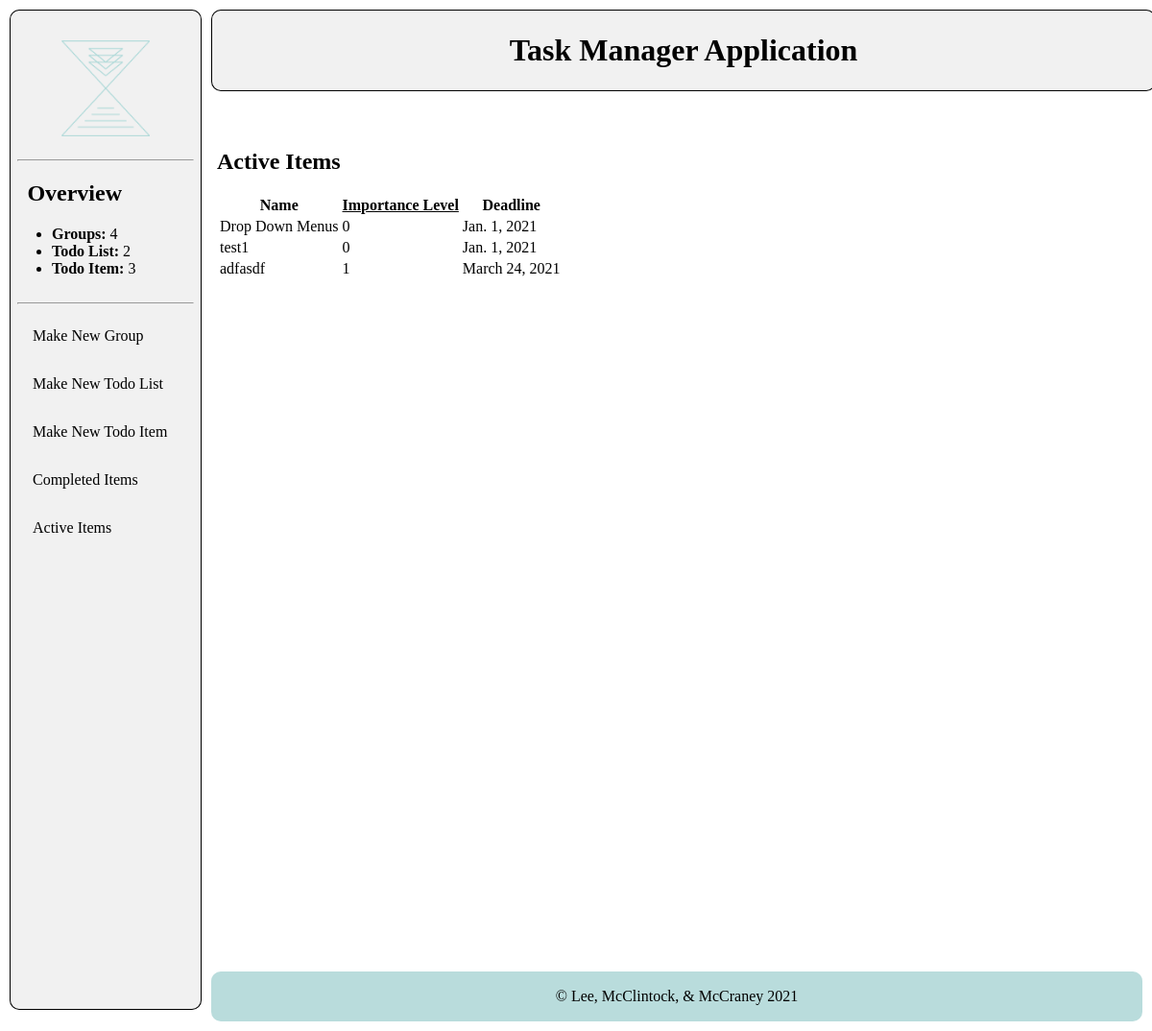
The page /uncompleted on the database as committed earlier.
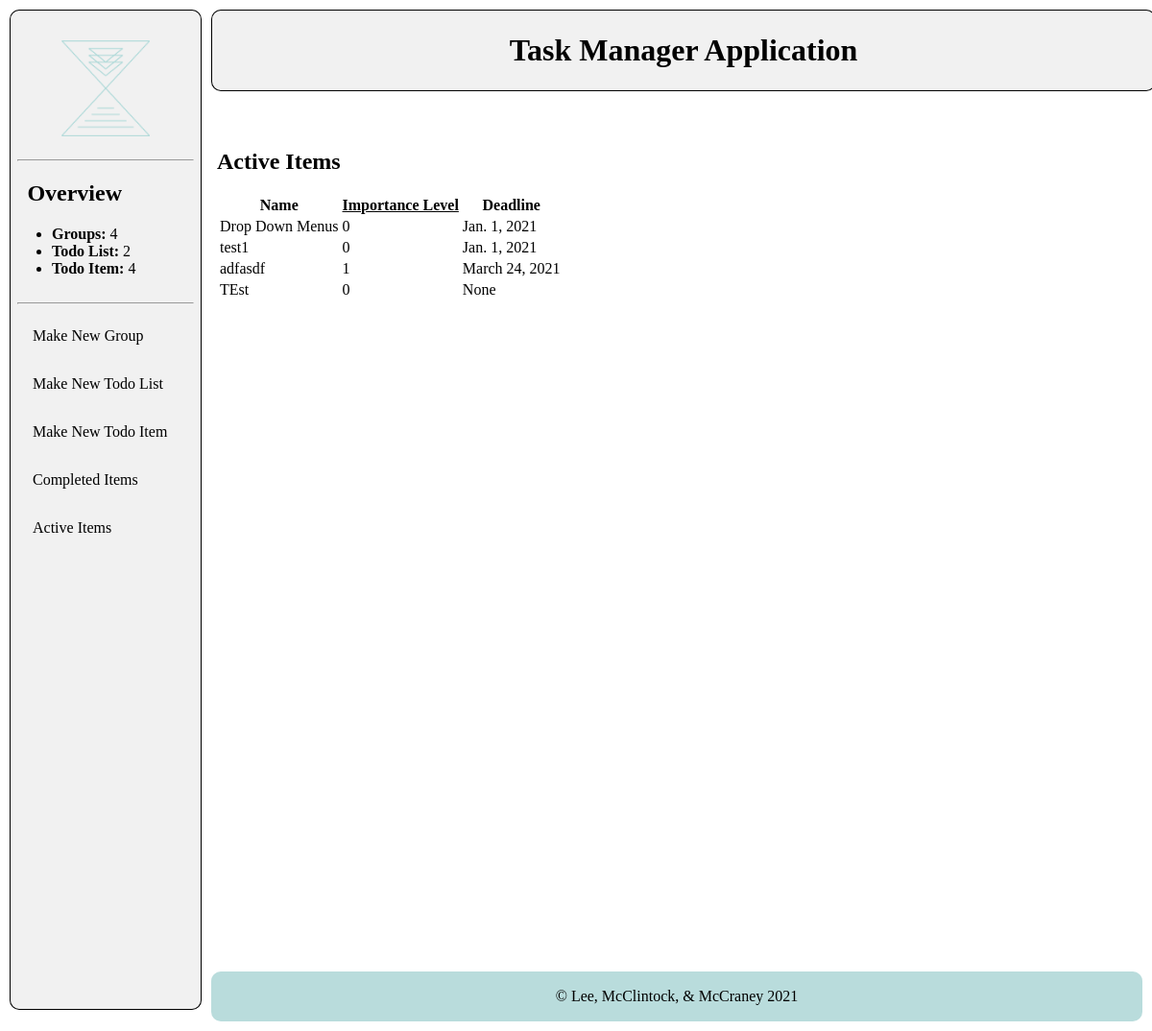
The same page on the database as committed later.
### calendarApp/models.py (models this page shows, shortened)
class TodoItem(models.Model):
    CHOICES = [(i,i) for i in range(4)]
    todoList = models.ForeignKey(TodoList, on_delete=models.CASCADE)
    name = models.CharField(max_length=200)
    description = models.CharField(max_length=200, blank=True)
    completed = models.BooleanField(default=False)
    completedDate = models.DateField(null=True, blank=True)
    deadline = models.DateField(null=True, blank=True)
    importanceLevel = models.IntegerField(default=0, choices=CHOICES)

### calendarApp/views.py (the view)
# urls.py: path("uncompleted", views.uncompletedItems, name="uncompletedItems"),
def uncompletedItems(request):
    todoItems = TodoItem.objects.all().filter(completed=False)
    return render(request, "uncompletedItems.html", {"todoItems": todoItems})

### calendarApp/models.py (called while the page is built)
    def __str__(self):
        return self.name

    def __str__(self):
        return self.name

### calendarSite/context_processors.py (called while the page is built)
def count(request):
    return {
        'num_Group': Group.objects.all().count(),
        'num_TodoList': TodoList.objects.all().count(),
        'num_TodoItem': TodoItem.objects.filter(completed=False).count(),
    }

### calendarApp/templates/uncompletedItems.html (shortened to what this page needs)
{% extends "base_generic.html" %}
{% block content %}
<div class="content">
    <div class="detail">
        <div class="formContent">
            {% if todoItems%}
                <h2>Active Items</h2>
                <table id="myTable">
                    <tr>
                        <th>Name</th>
                        <th id="importanceLevel"><u>Importance Level</u></th>
                        <th>Deadline</th>
                    </tr>
                {% for todoItem in todoItems %}
                    <tr>
                        <td><a href="/{{todoItem.todoList.group}}/{{todoItem.todoList}}/{{todoItem.name}}">{{todoItem.name}}</a></td>
                        <td>{{todoItem.importanceLevel}}</td>
                        <td>{{todoItem.deadline}}</td>
                    </tr>
                {% endfor %}
                </table>
            {% else %}
                <p>You have no uncompleted items</p>
            {% endif %}
        </div>
    </div>
</div>
{% endblock %}

### calendarApp/templates/base_generic.html (shortened to what this page needs)
{% load static %}
<link rel="stylesheet" type="text/css" href="{% static 'calendarApp/style.css' %}">
<!DOCTYPE html>
<html lang="en">
<head>
</head>
<body>
    {% block navigation %}
        <div class='topbar'>
            <h1>Task Manager Application</h1>
        </div>
        <div class='sidebar'>
            <ul>
                <li>
                    <div class="logoPadding">
                    <a href="/"><img src="{% static 'calendarApp/calendarAppLogo1.png' %}" alt="Logo for Calendar Application" style="height: 100px;"></a>
                    </div>
                </li>
                <hr>
                <li>
                    <h2 id="sidebarOverviewHeading">Overview</h2>
                        <ul id="sidebarOverviewItems">
                        <li><strong>Groups:</strong> {{ num_Group }}</li>
                        <li><strong>Todo List:</strong> {{ num_TodoList }}</li>
                        <li><strong>Todo Item:</strong> {{ num_TodoItem }}</li>
                        </ul>
                </li>
                <br>
                <hr>
                <li><a href="/makeNewGroup">Make New Group</a></li>
                <li><a href="/makeNewTodoList">Make New Todo List</a></li>
                <li><a href="/makeNewTodoItem">Make New Todo Item</a></li>
                <li><a href="/completed">Completed Items</a></li>
                <li><a href="/uncompleted">Active Items</a></li>
            </ul>
        </div>
    {% endblock %}
    {% block content %}{% endblock %}
<footer>
    <p>&copy Lee, McClintock, & McCraney 2021</p>
</footer>
</body>
</html>

### calendarApp/static/calendarApp/style.css (style rules this page uses)
body { margin: 10px; }
h1 { font-weight: bold; color: black; }
h2 { color: black; }
a { color: black; }
a:link { text-decoration: none; }
.logoPadding { padding: center; text-align: center; }
.sidebar ul { list-style: none; padding-inline-start: .5rem; padding-inline-end: .5rem; }
.topbar { margin-left: 210px; width: 82%; background-color: #f1f1f1; position: fixed; height: 85px; overflow: auto; border-radius:10px; display: flex; justify-content: center; align-items: center; box-shadow: 0px 0px 0px 1px black inset; z-index: 999; }
.sidebar { margin: 0; padding: 0; width: 200px; background-color: #f1f1f1; position: fixed; height: 97%; overflow: auto; border-radius:10px; box-shadow: 0px 0px 0px 1px black inset; }
.sidebar a { display: block; color: black; padding: 16px; text-decoration: none; }
.sidebar #sidebarOverviewItems { list-style-type: disc; padding-left: 36px; text-align: auto; }
.sidebar #sidebarOverviewHeading { padding-inline-start: .65rem; padding-bottom: 0px; }
div.content { margin-left: 200px; padding: 1px 16px; height: 1000px; }
footer { text-align: center; margin-left: 210px; padding: 1px 16px; background-color: #B9DCDC; color: black; border-radius:10px; }
.formContent { margin-top: 9rem; }

Rows that differ between the two databases and show on the page:
added TodoItem: name "TEst", importanceLevel "0", deadline "None"
Other text that changed with them:
{{ num_TodoItem }}: "3" → "4"
